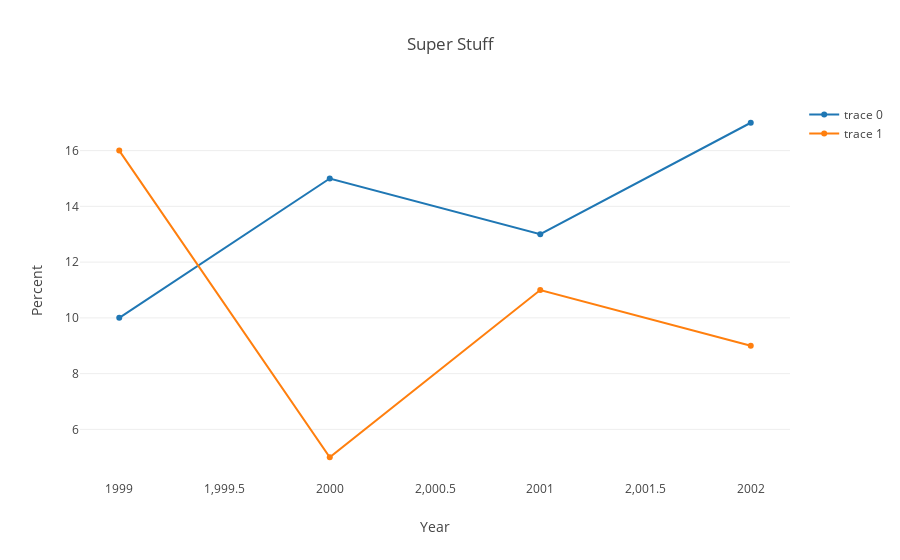

Here is the notebook cell this chart was saved with:
### Code cell
# render application/vnd.plotly.v1+json

### Figure 1 — Plotly figure (JSON) as saved in the notebook; plotly's stock layout.template omitted (floating-point values rounded to 4 significant figures)
{"data": [{"x": [1999, 2000, 2001, 2002], "y": [10, 15, 13, 17], "type": "scatter"}, {"x": [1999, 2000, 2001, 2002], "y": [16, 5, 11, 9], "type": "scatter"}], "layout": {"title": "Super Stuff", "xaxis": {"title": "Year", "showgrid": false, "zeroline": false}, "yaxis": {"title": "Percent", "showline": false}, "height": "100px"}}
